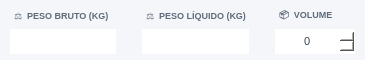
                    <widget class="QWidget" name="widget_14" native="true">
                     <property name="minimumSize">
                      <size>
                       <width>0</width>
                       <height>60</height>
                      </size>
                     </property>
                     <property name="maximumSize">
                      <size>
                       <width>16777215</width>
                       <height>60</height>
                      </size>
                     </property>
                     <property name="styleSheet">
                      <string notr="true">background-color: #f4f6f9;</string>
                     </property>
                     <layout class="QHBoxLayout" name="horizontalLayout_8">
                      <property name="leftMargin">
                       <number>0</number>
                      </property>
                      <property name="topMargin">
                       <number>0</number>
                      </property>
                      <property name="rightMargin">
                       <number>0</number>
                      </property>
                      <property name="bottomMargin">
                       <number>0</number>
                      </property>
                      <item>
                       <widget class="QWidget" name="widget_25" native="true">
                        <property name="styleSheet">
                         <string notr="true"/>
                        </property>
                        <layout class="QVBoxLayout" name="verticalLayout_23">
                         <property name="spacing">
                          <number>3</number>
                         </property>
                         <property name="leftMargin">
                          <number>10</number>
                         </property>
                         <property name="topMargin">
                          <number>6</number>
                         </property>
                         <property name="rightMargin">
                          <number>10</number>
                         </property>
                         <property name="bottomMargin">
                          <number>6</number>
                         </property>
                         <item>
                          <widget class="QLabel" name="label_67">
                           <property name="minimumSize">
                            <size>
                             <width>0</width>
                             <height>0</height>
                            </size>
                           </property>
                           <property name="maximumSize">
                            <size>
                             <width>16777215</width>
                             <height>16777215</height>
                            </size>
                           </property>
                           <property name="font">
                            <font>
                             <pointsize>-1</pointsize>
                             <weight>75</weight>
                             <bold>true</bold>
                            </font>
                           </property>
                           <property name="styleSheet">
                            <string notr="true">border: none;
background: transparent;
color: #5f6b7a;
font-size: 9px;
font-weight: bold;
padding-left: 2px;</string>
                           </property>
                           <property name="text">
                            <string>⚖️  PESO BRUTO (KG)</string>
                           </property>
                           <property name="alignment">
                            <set>Qt::AlignLeading|Qt::AlignLeft|Qt::AlignVCenter</set>
                           </property>
                          </widget>
                         </item>
                         <item>
                          <widget class="QLineEdit" name="line_Peso_Bruto">
                           <property name="sizePolicy">
                            <sizepolicy hsizetype="Preferred" vsizetype="Preferred">
                             <horstretch>0</horstretch>
                             <verstretch>0</verstretch>
                            </sizepolicy>
                           </property>
                           <property name="minimumSize">
                            <size>
                             <width>0</width>
                             <height>25</height>
                            </size>
                           </property>
                           <property name="maximumSize">
                            <size>
                             <width>16777215</width>
                             <height>25</height>
                            </size>
                           </property>
                           <property name="font">
                            <font>
                             <pointsize>9</pointsize>
                             <weight>50</weight>
                             <bold>false</bold>
                            </font>
                           </property>
                           <property name="styleSheet">
                            <string notr="true">color: #374151;
border: none;
background: white;</string>
                           </property>
                           <property name="inputMask">
                            <string/>
                           </property>
                           <property name="text">
                            <string/>
                           </property>
                           <property name="frame">
                            <bool>true</bool>
                           </property>
                           <property name="echoMode">
                            <enum>QLineEdit::Normal</enum>
                           </property>
                           <property name="alignment">
                            <set>Qt::AlignCenter</set>
                           </property>
                           <property name="dragEnabled">
                            <bool>false</bool>
                           </property>
                           <property name="readOnly">
                            <bool>true</bool>
                           </property>
                           <property name="placeholderText">
                            <string/>
                           </property>
                          </widget>
                         </item>
                        </layout>
                       </widget>
                      </item>
                      <item>
                       <widget class="QWidget" name="widget_26" native="true">
                        <property name="styleSheet">
                         <string notr="true"/>
                        </property>
                        <layout class="QVBoxLayout" name="verticalLayout_24">
                         <property name="spacing">
                          <number>3</number>
                         </property>
                         <property name="leftMargin">
                          <number>10</number>
                         </property>
                         <property name="topMargin">
                          <number>6</number>
                         </property>
                         <property name="rightMargin">
                          <number>10</number>
                         </property>
                         <property name="bottomMargin">
                          <number>6</number>
                         </property>
                         <item>
                          <widget class="QLabel" name="label_68">
                           <property name="minimumSize">
                            <size>
                             <width>0</width>
                             <height>0</height>
                            </size>
                           </property>
                           <property name="maximumSize">
                            <size>
                             <width>16777215</width>
                             <height>16777215</height>
                            </size>
                           </property>
                           <property name="font">
                            <font>
                             <pointsize>-1</pointsize>
                             <weight>75</weight>
                             <bold>true</bold>
                            </font>
                           </property>
                           <property name="styleSheet">
                            <string notr="true">border: none;
background: transparent;
color: #5f6b7a;
font-size: 9px;
font-weight: bold;
padding-left: 2px;</string>
                           </property>
                           <property name="text">
                            <string>⚖️  PESO LÍQUIDO (KG)</string>
                           </property>
                           <property name="alignment">
                            <set>Qt::AlignLeading|Qt::AlignLeft|Qt::AlignVCenter</set>
                           </property>
                          </widget>
                         </item>
                         <item>
                          <widget class="QLineEdit" name="line_Peso_Liquido">
                           <property name="sizePolicy">
                            <sizepolicy hsizetype="Preferred" vsizetype="Preferred">
                             <horstretch>0</horstretch>
                             <verstretch>0</verstretch>
                            </sizepolicy>
                           </property>
                           <property name="minimumSize">
                            <size>
                             <width>0</width>
                             <height>25</height>
                            </size>
                           </property>
                           <property name="maximumSize">
                            <size>
                             <width>16777215</width>
                             <height>25</height>
                            </size>
                           </property>
                           <property name="font">
                            <font>
                             <pointsize>9</pointsize>
                             <weight>50</weight>
                             <bold>false</bold>
                            </font>
                           </property>
                           <property name="styleSheet">
                            <string notr="true">color: #374151;
border: none;
background: white;</string>
                           </property>
                           <property name="inputMask">
                            <string/>
                           </property>
                           <property name="text">
                            <string/>
                           </property>
                           <property name="frame">
                            <bool>true</bool>
                           </property>
                           <property name="echoMode">
                            <enum>QLineEdit::Normal</enum>
                           </property>
                           <property name="alignment">
                            <set>Qt::AlignCenter</set>
                           </property>
                           <property name="dragEnabled">
                            <bool>false</bool>
                           </property>
                           <property name="readOnly">
                            <bool>true</bool>
                           </property>
                           <property name="placeholderText">
                            <string/>
                           </property>
                          </widget>
                         </item>
                        </layout>
                       </widget>
                      </item>
                      <item>
                       <widget class="QWidget" name="widget_15" native="true">
                        <property name="minimumSize">
                         <size>
                          <width>100</width>
                          <height>0</height>
                         </size>
                        </property>
                        <property name="maximumSize">
                         <size>
                          <width>100</width>
                          <height>16777215</height>
                         </size>
                        </property>
                        <property name="styleSheet">
                         <string notr="true"/>
                        </property>
                        <layout class="QVBoxLayout" name="verticalLayout_26" stretch="0,0">
                         <property name="spacing">
                          <number>3</number>
                         </property>
                         <property name="leftMargin">
                          <number>10</number>
                         </property>
                         <property name="topMargin">
                          <number>6</number>
                         </property>
                         <property name="rightMargin">
                          <number>10</number>
                         </property>
                         <property name="bottomMargin">
                          <number>6</number>
                         </property>
                         <item>
                          <widget class="QLabel" name="label_69">
                           <property name="minimumSize">
                            <size>
                             <width>0</width>
                             <height>0</height>
                            </size>
                           </property>
                           <property name="maximumSize">
                            <size>
                             <width>16777215</width>
                             <height>16777215</height>
                            </size>
                           </property>
                           <property name="font">
                            <font>
                             <pointsize>-1</pointsize>
                             <weight>75</weight>
                             <bold>true</bold>
                            </font>
                           </property>
                           <property name="styleSheet">
                            <string notr="true">border: none;
background: transparent;
color: #5f6b7a;
font-size: 9px;
font-weight: bold;
padding-left: 2px;</string>
                           </property>
                           <property name="text">
                            <string>📦  VOLUME</string>
                           </property>
                           <property name="alignment">
                            <set>Qt::AlignLeading|Qt::AlignLeft|Qt::AlignVCenter</set>
                           </property>
                          </widget>
                         </item>
                         <item>
                          <widget class="QSpinBox" name="spin_Volume">
                           <property name="sizePolicy">
                            <sizepolicy hsizetype="Preferred" vsizetype="Preferred">
                             <horstretch>0</horstretch>
                             <verstretch>0</verstretch>
                            </sizepolicy>
                           </property>
                           <property name="minimumSize">
                            <size>
                             <width>0</width>
                             <height>25</height>
                            </size>
                           </property>
                           <property name="maximumSize">
                            <size>
                             <width>16777215</width>
                             <height>25</height>
                            </size>
                           </property>
                           <property name="styleSheet">
                            <string notr="true">color: #374151;
border: none;
background: white;
font-size: 11px;</string>
                           </property>
                           <property name="alignment">
                            <set>Qt::AlignCenter</set>
                           </property>
                           <property name="readOnly">
                            <bool>true</bool>
                           </property>
                          </widget>
                         </item>
                        </layout>
                       </widget>
                      </item>
                     </layout>
                    </widget>
